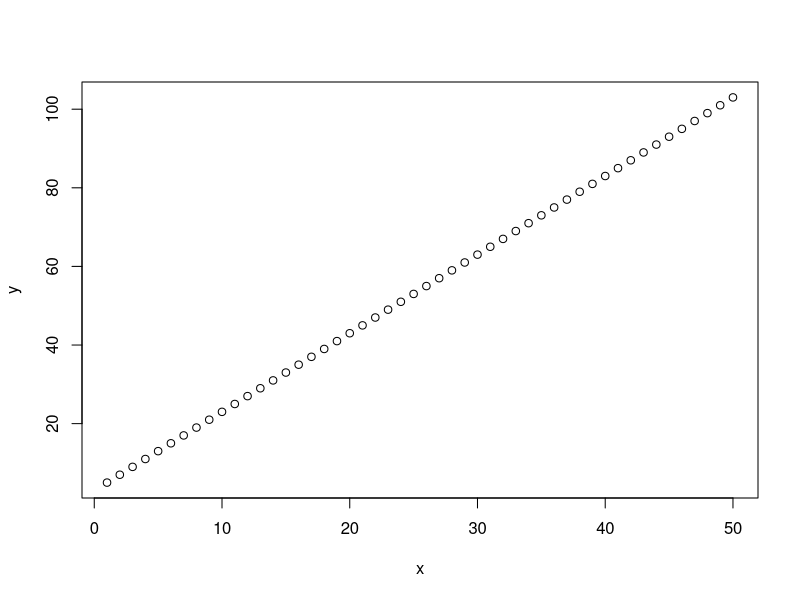
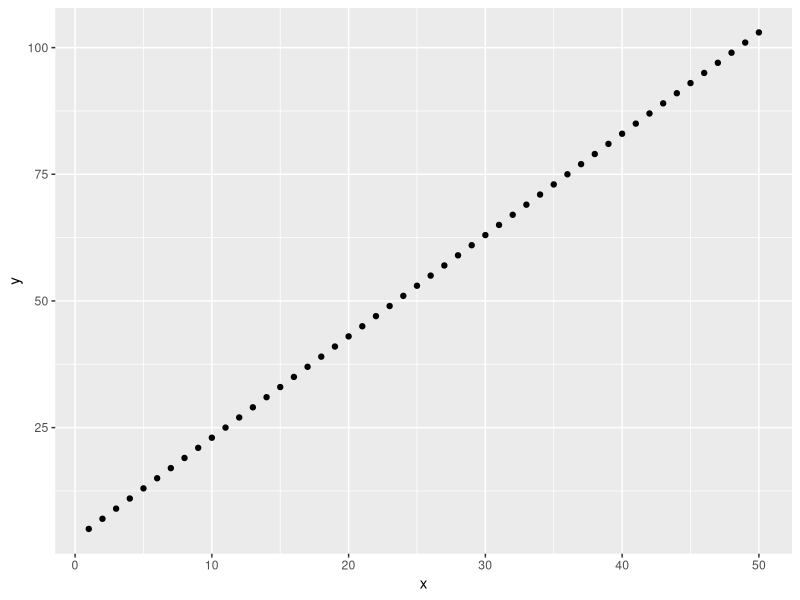
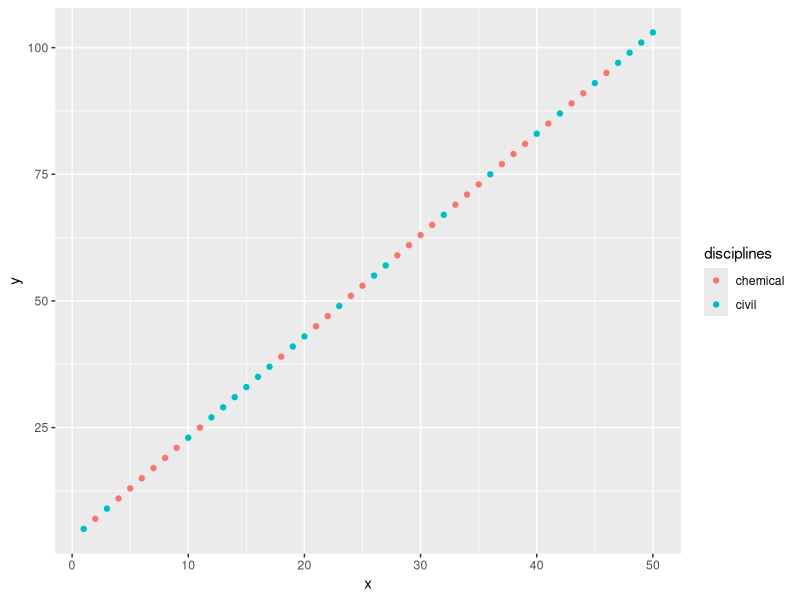
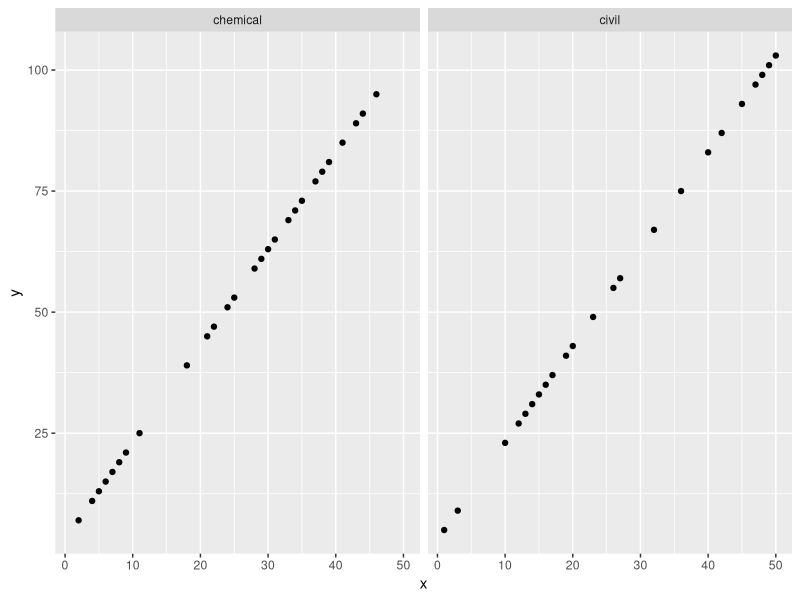

Recreate these plots in R, in order.
## More demo code for week 1

x <- 3
y <- c(1, 2, 3)
z <- "this is a string"

a <- x + y




# installing packages


install.packages("")


# loading packages

library(tidyverse)



# basic plotting
x <- seq(1, 50) # create a sequence of numbers from 1 to 50
y <- 2*x + 3
plot(x, y)


# slightly fancier plotting
df <- tibble(x = x, y = y)

df %>% ggplot(aes(x = x, y = y)) + 
  geom_point() 


disciplines <- sample(c("chemical", "civil"), replace = TRUE, size = length(x))


df$disciplines <- disciplines  

# now maybe we want to add some color to the plot
df %>% ggplot(aes(x = x, y = y, color = disciplines)) +
  geom_point()



# or maybe we want to separate the plots by discipline

df %>% ggplot(aes(x = x, y = y)) +
  geom_point() + 
  facet_grid(. ~ disciplines)
